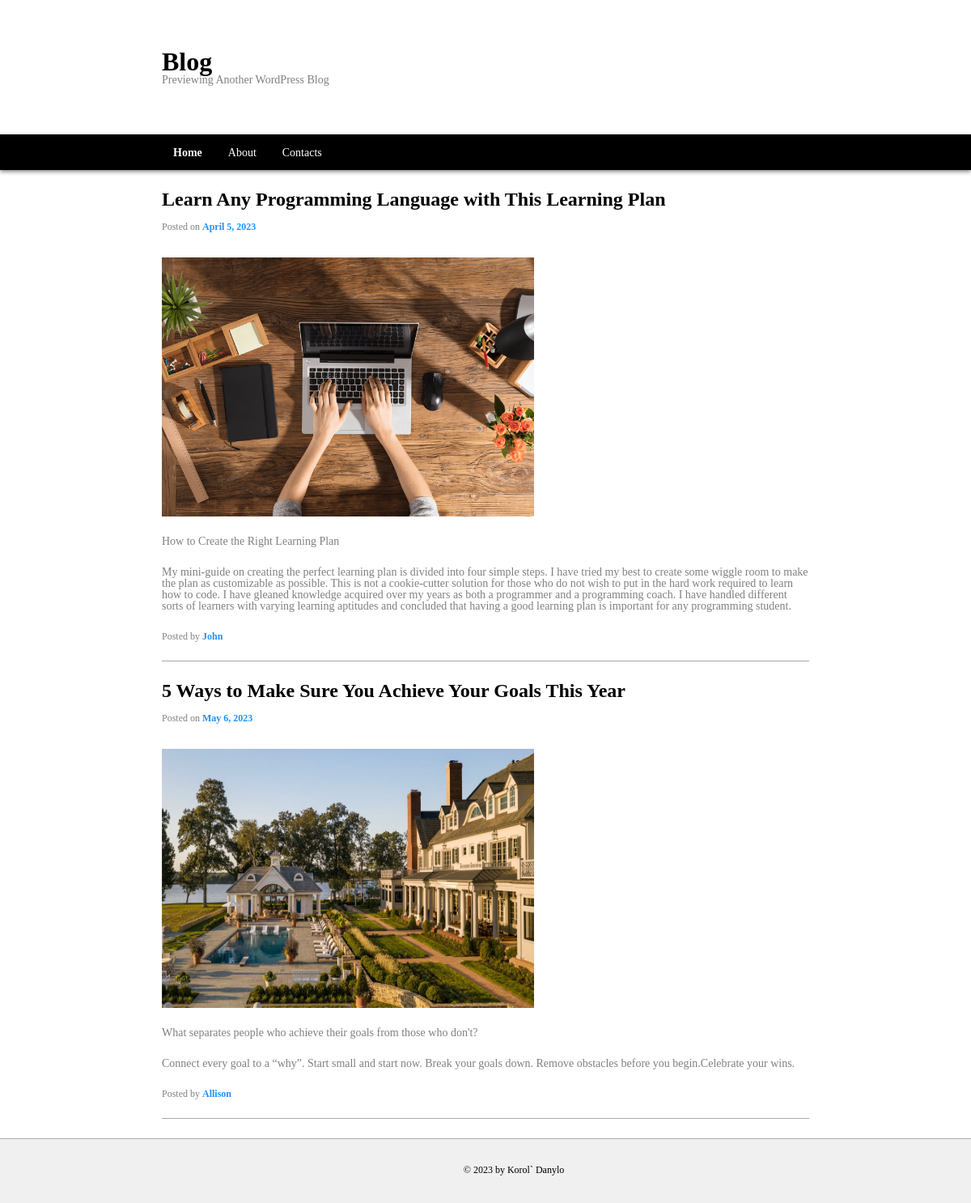
Page /webroot/index.php on the committed database.
### tables this page shows
CREATE TABLE articles (
    id INTEGER NOT NULL PRIMARY KEY,
    date TEXT NOT NULL,
    title TEXT NOT NULL,
    img TEXT NOT NULL,
    info TEXT NOT NULL,
    description TEXT NOT NULL,
    author TEXT NOT NULL
    );

### inc/functions.php (called while the page is built, shortened)
<?php
function getConnection(): PDO
{
  try {
    return new PDO('sqlite:../blog.sqlite');
  } catch (PDOException $e) {
    http_response_code(500);
    exit();
  }
}
function getArticles(): array
{
  $pdo = getConnection();
  $sql =
    'SELECT articles.*, AVG(comments.rate) avg_rate, COUNT(comments.id) comments_count
    FROM articles LEFT JOIN comments ON articles.id = comments.article_id
    GROUP BY articles.id';
  $result = $pdo->query($sql)->fetchAll(PDO::FETCH_ASSOC);
  return $result;
}

### inc/article.php (the view, shortened to what this page needs)
<?php
$tag = "Home" === $currentPage ? "h2" : "h1";
$url = "article.php?id=" . $article['id'];
?>
<article class="blog-article">
  <header>
    <a href=<?= $url ?>>
      <<?= $tag ?> class="title-article"><?= $article["title"]; ?></<?= $tag ?>>
    </a>
  </header>
  <div class="posted">
    Posted on <span class="posted__date">
      <?= $date = DateTime::createFromFormat("Y-m-d", $article["date"])->format("F j, Y") ?>
    </span>
  </div>
  <img src="../assets/<?= $article["img"] ?>" alt="Boat">
  <div class="info">
    <?= $article["info"]; ?>
  </div>
  <div class="description">
    <?= $article["description"]; ?>
  </div>
  <footer>
    Posted by <span class="author">
      <?= $article["author"] ?>
    </span>
  </footer>
</article>

### webroot/index.php (shortened to what this page needs)
<?php
$currentPage = "Home";
require_once "../inc/functions.php";
$articles = getArticles();
?>
<!DOCTYPE html>
<html lang="en">
<?php require("../inc/head.php"); ?>
<body>
    <?php require("../inc/header.php") ?>
    <main>
        <?php foreach ($articles as $article) {
            require("../inc/article.php");
        } ?>
    </main>
    <?php require('../inc/footer.php'); ?>
</body>
</html>

### inc/head.php (shortened to what this page needs)
<head>
  <link rel="stylesheet" href="../css/reset.css">
  <link rel="stylesheet" href="../css/styles.css">
</head>

### inc/header.php
<?php
$tag = $currentPage === "Home" ? "h1" : "div";
?>
<header class="blog-header">
  <div class="title">
    <<?=$tag?> class="name">
      Blog
    </<?=$tag?>>
    <div class="subtitle">
      Previewing Another WordPress Blog
    </div>
  </div>
  <nav>
      <ul>
        <li><a href="index.php" <?php if ($currentPage === 'Home') echo 'class="current"' ?>>Home</a></li>
        <li><a href="about.php" <?php if ($currentPage === 'About') echo 'class="current"' ?>>About</a></li>
        <li><a href="contacts.php" <?php if ($currentPage === 'Contacts') echo 'class="current"' ?>>Contacts</a></li>
      </ul>
    </nav>
  </header>

### inc/footer.php
<footer class="blog-footer">
	©
	<?= date('Y') ?> by Korol` Danylo
</footer>

### css/styles.css (style rules this page uses)
.name { font-size: 32px; font-weight: bold; }
.title { padding: 60px 0px; margin-left: auto; margin-right: auto; max-width: 800px; }
.subtitle { font-size: 14px; color: gray; font-weight: lighter; }
.blog-header nav { background-color: black; box-shadow: 0px 2px 5px gray; color: white; padding: 14px 0px; }
.blog-header li { display: inline-block; }
.blog-header ul { margin-left: auto; margin-right: auto; max-width: 800px; }
.blog-header a { font-size: 14px; padding: 14px; }
.blog-header a.current { font-weight: bold; }
main { max-width: 800px; margin-left: auto; margin-right: auto; margin-top: 24px; }
.blog-article { padding-bottom: 24px; border-bottom: 1px solid darkgray; margin-bottom: 24px; }
.title-article, .about-article header h2, .contacts-article header h2 { font-size: 24px; font-weight: bold; padding-bottom: 16px; }
.blog-article .posted { padding-bottom: 32px; font-size: 12px; color: gray; }
.blog-article .posted__date { color: dodgerblue; font-weight: bold; }
.blog-article img { width: 460px; height: 320px; }
.blog-article .info, .blog-article .description, .blog-article footer { padding-top: 24px; font-size: 14px; color: gray; }
.blog-article footer { font-size: 12px; }
.author { color: dodgerblue; font-weight: bold; }
.blog-footer { padding-top: 32px; padding-left: 70px; text-align: center; height: 80px; font-size: 12px; background-color:rgb(240, 240, 240); border-top: 1px solid darkgray; }

### rows in the picture
articles: title "Learn Any Programming Language with This Learning Plan", date "April 5, 2023", img (picture), info "How to Create the Right Learning Plan", description "My mini-guide on creating the perfect learning plan is divided into four simple steps. I have tried my best to create some wiggle room to make the plan as customizable as possible. This is not a cookie-cutter solution for those who do not wish to put in the hard work required to learn how to code. I have gleaned knowledge acquired over my years as both a programmer and a programming coach. I have handled different sorts of learners with varying learning aptitudes and concluded that having a good learning plan is important for any programming student.", author "John"
articles: title "5 Ways to Make Sure You Achieve Your Goals This Year", date "May 6, 2023", img (picture), info "What separates people who achieve their goals from those who don't?", description "Connect every goal to a “why”. Start small and start now. Break your goals down. Remove obstacles before you begin.Celebrate your wins.", author "Allison"
